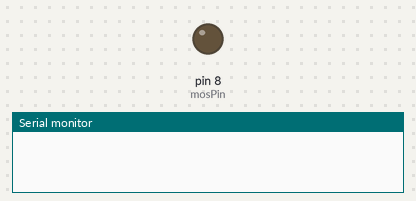
This sketch was run on a simulated Arduino Uno, built with avr-gcc and run on an emulated ATmega328P. On the bench: output pins drawn as LEDs (lit = HIGH), the last lines printed to the serial monitor.

Above: at 0.1 s.
At 119.1 s:
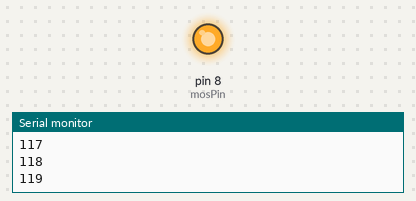
Timing chart, 0 to 123.5 s (numbered marks = the images above):
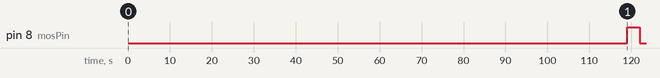

The sketch:

BurnWire1.ino
```cpp
const int mosPin=8;

void setup() {
  // put your setup code here, to run once:
  Serial.begin(9600);
  pinMode(mosPin,OUTPUT);

  for (int i=1;i<=121;i++)
  {
    if (i==120)
    {
      digitalWrite(mosPin,HIGH);
      delay(3000);
      digitalWrite(mosPin,LOW);
    }
    delay(1000);
    Serial.println(i);
  }
}

void loop() {
  // put your main code here, to run repeatedly:

}
```
